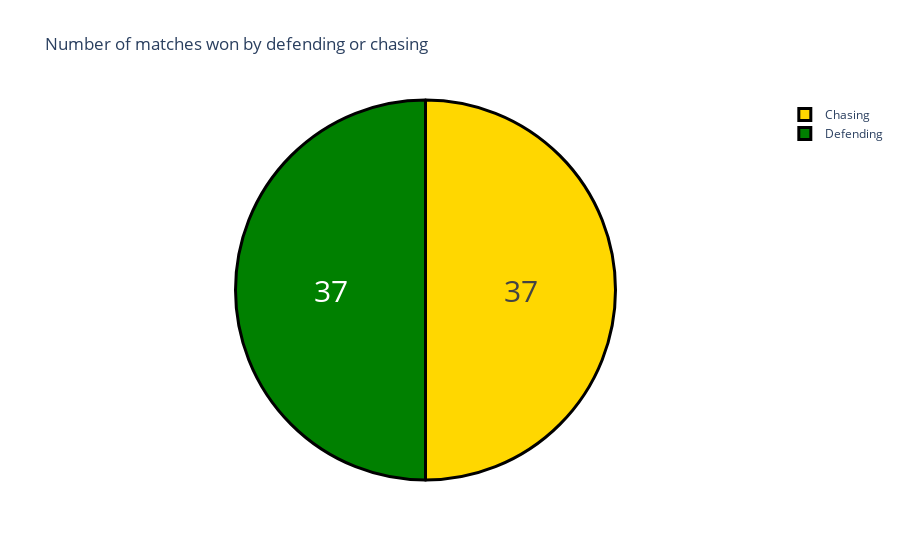

Notebook cell for this chart:
### Markdown cell above
### Number of matches won by chasing or defending teams

### Code cell
data['won_by'] = data['won_by'].map({'Wickets':'Chasing', 'Runs':'Defending' })
won_by = data['won_by'].value_counts()
labels = won_by.index
counts = won_by.values

colors = ['gold','green']

fig = go.Figure(data=[go.Pie(labels = labels, values = counts)])
fig.update_layout(title_text = 'Number of matches won by defending or chasing')
fig.update_traces(hoverinfo = 'label+percent', textinfo = 'value',textfont_size = 30, marker = dict(colors = colors, line = dict(color='black', width = 3)))
fig.show()

### Figure 1 — Plotly figure (JSON) as saved in the notebook; plotly's stock layout.template omitted (floating-point values rounded to 4 significant figures)
{"data": [{"hoverinfo": "label+percent", "labels": ["Chasing", "Defending"], "marker": {"colors": ["gold", "green"], "line": {"color": "black", "width": 3}}, "textfont": {"size": 30}, "textinfo": "value", "type": "pie", "values": [37, 37]}], "layout": {"title": {"text": "Number of matches won by defending or chasing"}}}
